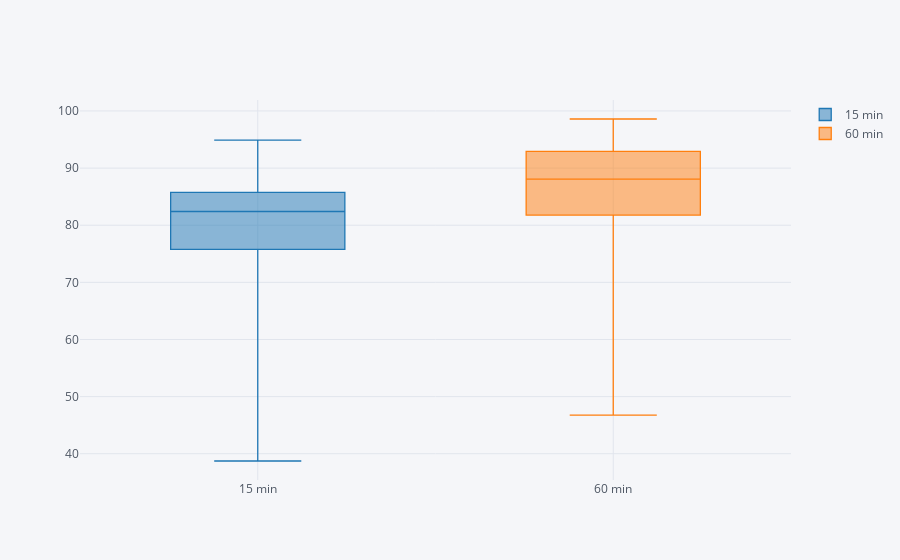

This figure's notebook cell:
### Code cell
rr_maxes.pivot(columns='freq_name', values='score').iplot(kind='box')

### Figure 1 — Plotly figure (JSON) as saved in the notebook; plotly's stock layout.template omitted (floating-point values rounded to 4 significant figures; data arrays with more than 128 entries replaced by an {"elided": "..."} marker saying what was removed)
{"data": [{"boxpoints": false, "line": {"width": 1.3}, "marker": {"color": "rgba(31, 119, 180, 1.0)"}, "name": "15 min", "orientation": "v", "type": "box", "uid": "5251e0db-b6c8-42ed-a720-cf0d522bfe53", "y": {"elided": "530 float values"}}, {"boxpoints": false, "line": {"width": 1.3}, "marker": {"color": "rgba(255, 127, 14, 1.0)"}, "name": "60 min", "orientation": "v", "type": "box", "uid": "17bdaa33-cd93-4a47-b2a2-31172ae79854", "y": {"elided": "530 float values"}}], "layout": {"legend": {"bgcolor": "#F5F6F9", "font": {"color": "#4D5663"}}, "paper_bgcolor": "#F5F6F9", "plot_bgcolor": "#F5F6F9", "title": {"font": {"color": "#4D5663"}}, "xaxis": {"gridcolor": "#E1E5ED", "showgrid": true, "tickfont": {"color": "#4D5663"}, "title": {"font": {"color": "#4D5663"}, "text": ""}, "zerolinecolor": "#E1E5ED"}, "yaxis": {"gridcolor": "#E1E5ED", "showgrid": true, "tickfont": {"color": "#4D5663"}, "title": {"font": {"color": "#4D5663"}, "text": ""}, "zerolinecolor": "#E1E5ED"}}}
